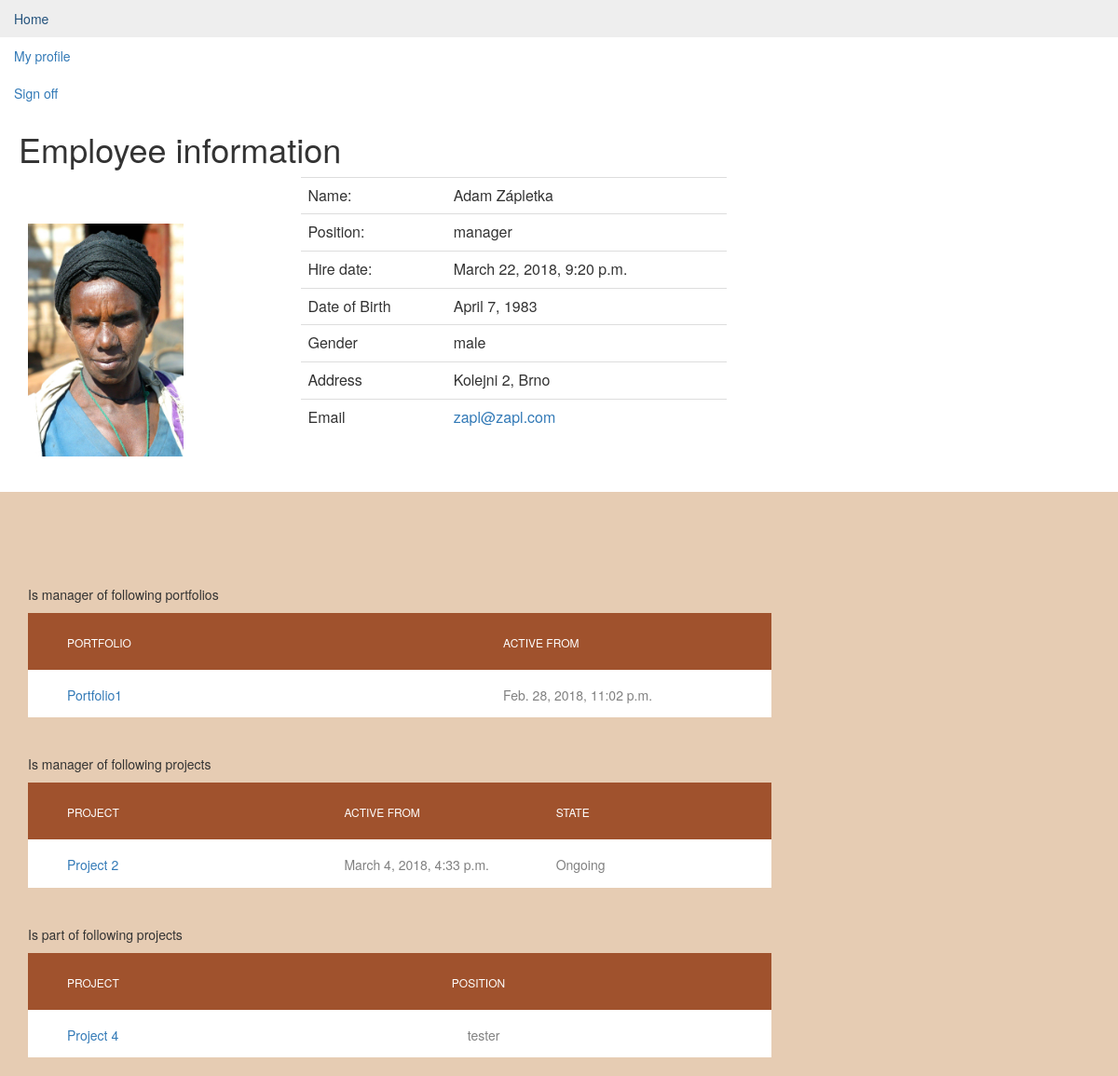
Screenshot of /dp/employee/1 (signed in) with the database file from the repository.
### dp/models.py (models this page shows, shortened)
class Employee(models.Model):
    user = models.OneToOneField(User, on_delete=models.CASCADE)
    position = models.CharField(max_length=200)
    address = models.CharField(max_length=200)
    birthday = models.DateField()
    photo = models.FileField( blank=True, null=True)
    salary = models.DecimalField(max_digits =9, decimal_places=2, null=True)
    GENDER_VALUES = (
        ('male', 'Male'),
        ('female', 'Female'),
    )
    gender = models.CharField(max_length=6, choices=GENDER_VALUES)

class Portfolio(models.Model):
    portfolio_name = models.CharField(max_length=200)
    pub_date = models.DateTimeField('date published', editable=False)
    portfolio_manager = models.ForeignKey(Employee, on_delete=models.SET_NULL, null=True)
    description = models.CharField(max_length=200, null=True)

class Project(models.Model):
    portfolio = models.ForeignKey(Portfolio, on_delete=models.SET_NULL, null=True, blank=True)
    project_name = models.TextField()
    description = models.CharField(max_length=200)
    plan_budget = models.DecimalField(max_digits=15, decimal_places=2, null=True, blank=True)
    used_budget = models.DecimalField(max_digits=15, decimal_places=2, default=0)
    manhours = models.DecimalField(max_digits=15, decimal_places=0, null=True, blank=True)
    pub_date = models.DateTimeField (auto_now_add=True)
    start_date = models.DateField ('date of start', null=True, blank=True)
    deadline = models.DateField ('date of deadline', null=True, blank=True)
    possible_income = models.DecimalField(max_digits=15, decimal_places=2, null=True, blank=True)
    complexity = models.CharField(max_length=1, choices=COMPLEXITY_VALUES, null=True)
    type = models.CharField(max_length=1, choices=TYPE_VALUES, null=True)
    urgency = models.CharField(max_length=1, choices=PRIORITY_VALUES, null=True)
    importance = models.CharField(max_length=1, choices=PRIORITY_VALUES, null=True)
    STATE_VALUES = (
        ('1', 'Planned'),
        ('2', 'Ongoing'),
        ('3', 'Finished'),
        ('4', 'Interrupted'),
        ('5', 'Stopped'),
    )
    state = models.CharField(max_length=1, choices=STATE_VALUES, default=1)
    progress = models.DecimalField(max_digits=3, decimal_places=2, default=0,
                                   validators=[MaxValueValidator(1.00), MinValueValidator(0.00)])
    project_manager = models.ForeignKey(Employee, on_delete=models.SET_NULL, null=True, blank=True)

class ProjectMember(models.Model):
    class Meta:
        unique_together = (('project', 'member'),)
    project = models.ForeignKey(Project, on_delete=models.CASCADE)
    member = models.ForeignKey(Employee, on_delete=models.CASCADE)
    position = models.CharField(max_length=200, null=True)

### dp/views.py (the view)
# urls.py: path('employee/<int:employee_id>', views.employee_detail, name='employee_detail'),
@login_required
def employee_detail(request, employee_id):
    employee = get_object_or_404(Employee, pk=employee_id)
    return render(request, 'dp/employee_detail.html',
                  {'employee': employee, 'error_message': "You didn't select a choice."})

### templates/dp/employee_detail.html (shortened to what this page needs)
{% extends "dp/base.html" %}
{% block title %}
    <h1>Employee information</h1>
{% endblock %}
{% block content %}
    {% load static %}
    <link rel="stylesheet" type="text/css" href="{% static 'dp/css/index.css' %}"/>
    <div class="container">
        <div class="row">
            <div class="col-sm-3">
                {% if employee.photo %}
                    <img style="width: auto; height: 300px; padding-top: 50px;" alt="image"
                         src="{{ employee.photo.url }}"/>
                {% else %}
                    <img style="width: auto; height: 300px; padding-top: 50px;" alt="image"
                         src="/media/male-profile-user-shadow_318-40244.jpg"/>
                {% endif %}
            </div>
            <div class="col-sm-5">
                <table class="table table-user-information">
                    <tbody>
                    <tr>
                        <td>Name:</td>
                        <td>
                            {{ employee.user.first_name }} {{ employee.user.last_name }}
                        </td>
                    </tr>
                    <tr>
                        <td>Position:</td>
                        <td>
                            {{ employee.position }}
                        </td>
                    </tr>
                    <tr>
                        <td>Hire date:</td>
                        <td>
                            {{ employee.user.date_joined }}
                        </td>
                    </tr>
                    <tr>
                        <td>Date of Birth</td>
                        <td>
                            {{ employee.birthday }}
                        </td>
                    </tr>
                    <tr>
                    <tr>
                        <td>Gender</td>
                        <td>{{ employee.gender }}</td>
                    </tr>
                    <tr>
                        <td>Address</td>
                        <td>
                            {{ employee.address }}
                        </td>
                    </tr>
                    <tr>
                        <td>Email</td>
                        <td>
                            <a href="mailto:{{ employee.user.email }}">{{ employee.user.email }}</a>
                        </td>
                    </tr>
                    </tbody>
                </table>
                <br>
                <br>
            </div>
        </div>
    </div>
    <div class="limiter">
        <div class="container-table100">
            <div class="wrap-table100">
                <br>
                <br>
                {% if employee.portfolio_set.all %}
                    <br>
                    <br>
                    Is manager of following portfolios
                    <div class="table100 ver1 m-b-110">
                        <table data-vertable="ver1">
                            <thead>
                            <tr class="row100 head">
                                <th class="column100 column1" data-column="column1">Portfolio</th>
                                <th class="column100 column2" data-column="column2">Active from</th>
                            </tr>
                            </thead>
                            <tbody>
                            <ul>
                                {% for portfolio in employee.portfolio_set.all %}
                                    <tr class="row100">
                                        <td class="column100 column1" data-column="column1">
                                            <a href="{% url 'dp:portfolio_detail' portfolio.id %}">{{ portfolio.portfolio_name }}</a>
                                        </td>
                                        <td class="column100 column2" data-column="column2">
                                            {{ portfolio.pub_date }}
                                        </td>
                                    </tr>
                                {% endfor %}
                            </ul>
                            </tbody>
                        </table>
                    </div>
                {% endif %}
                {% if employee.project_set.all %}
                    <br>
                    <br>
                    Is manager of following projects
                    <div class="table100 ver1 m-b-110">
                        <table data-vertable="ver1">
                            <thead>
                            <tr class="row100 head">
                                <th class="column100 column1" data-column="column1">Project</th>
                                <th class="column100 column2" data-column="column2">Active from</th>
                                <th class="column100 column3" data-column="column3">State</th>
                            </tr>
                            </thead>
                            <tbody>
                            <ul>
                                {% for project in employee.project_set.all %}
                                    <tr class="row100">
                                        <td class="column100 column1" data-column="column1">
                                            <a href="{% url 'dp:project_detail' project.id %}">{{ project.project_name }}</a>
                                        </td>
                                        <td class="column100 column2" data-column="column2">
                                            {{ project.pub_date }}
                                        </td>
                                        <td class="column100 column3" data-column="column3">
                                            {{ project.get_state_display }}
                                        </td>
                                    </tr>
                                {% endfor %}
                            </ul>
                            </tbody>
                        </table>
                    </div>
                {% endif %}
                {% if employee.projectmember_set.all %}
                    <br>
                    <br>
                    Is part of following projects
                    <div class="table100 ver1 m-b-110">
                        <table data-vertable="ver1">
                            <thead>
                            <tr class="row100 head">
                                <th class="column100 column1" data-column="column1">Project</th>
                                <th class="column100 column2" data-column="column2">Position</th>
                            </tr>
                            </thead>
                            <tbody>
                            <ul>
                                {% for projectmember in employee.projectmember_set.all %}
                                    <tr class="row100">
                                        <td class="column100 column1" data-column="column1">
                                            <a href="{% url 'dp:project_detail' projectmember.project_id %}">{{ projectmember.project.project_name }}</a>
                                        </td>
                                        <td class="column100 column1" data-column="column1">
                                            {{ projectmember.position }}
                                        </td>
                                    </tr>
                                {% endfor %}
                            </ul>
                            </tbody>
                        </table>
                    </div>
                {% endif %}
            </div>
        </div>
    </div>
{% endblock %}

### dp/static/dp/css/index.css (style rules this page uses)
.limiter { width: 100%; margin: 0 auto; }
.container-table100 { width: 100%; min-height: 20px; background: #e6ccb3; display: -webkit-box; display: -webkit-flex; display: -moz-box; display: -ms-flexbox; display: flex; align-items: center; justify-content: center; flex-wrap: wrap; padding: 20px 30px; }
.wrap-table100 { width: 1300px; }
table { width: 70%; background-color: #fff; }
th, td { font-weight: unset; padding-right: 10px; text-align: left; }
.column100 { width: 70px; padding-left: 25px; }
.column100.column1 { width: 70px; padding-left: 42px; }
.row100.head th { padding-top: 24px; padding-bottom: 20px; background-color: #CD5C5C; }
.row100 td { padding-top: 18px; padding-bottom: 14px; }
.table100.ver1 td { font-size: 14px; color: #808080; line-height: 1.4; }
.table100.ver1 th { font-size: 12px; color: #fff; line-height: 1.4; text-transform: uppercase; background-color: #A0522D; }
.table-user-information { border-top: 1px solid rgb(221, 221, 221); padding-top: 30px; }
.pagetitle h1 { padding-left: 20px; }

### rows the page displays
Employee: photo (picture), user.first_name "Adam", user.last_name "Zápletka", position "manager", user.date_joined "March 22, 2018, 9:20 p.m.", birthday "April 7, 1983", gender "male", address "Kolejni 2, Brno", user.email "zapl@zapl.com"
Portfolio: portfolio_name "Portfolio1", pub_date "Feb. 28, 2018, 11:02 p.m."
Project: project_name "Project 2", pub_date "March 4, 2018, 4:33 p.m.", state "Ongoing"
ProjectMember: project.project_name "Project 4", position "tester"
